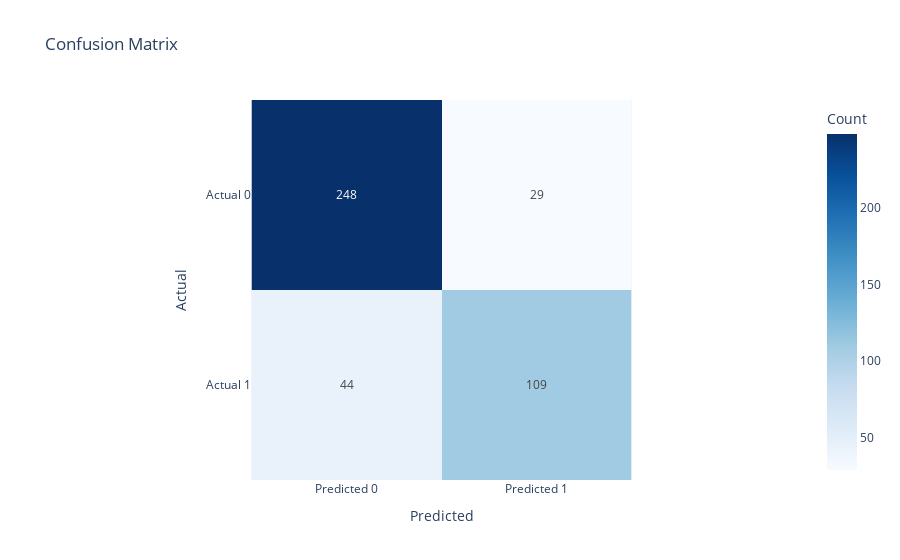

Here is the notebook cell this chart was saved with:
### Code cell
# ------------------------------
# Modeling & Model Evaluation
# ------------------------------

# Define features (X) and target (y)
# Dropping PatientID (identifier) and Diagnosis from X
X = dataset.drop(columns=['PatientID', 'Diagnosis'])
y = dataset['Diagnosis']

# Split the data into training and testing sets
X_train, X_test, y_train, y_test = train_test_split(
    X, y, test_size=0.2, random_state=42
)

# Standardize the features using StandardScaler
scaler = StandardScaler()
X_train_scaled = scaler.fit_transform(X_train)
X_test_scaled = scaler.transform(X_test)

# Build and train a Logistic Regression model
model = LogisticRegression(max_iter=1000)
model.fit(X_train_scaled, y_train)

# Predict on the test set
y_pred = model.predict(X_test_scaled)

# Evaluate the model with a classification report
print("Classification Report:\n", classification_report(y_test, y_pred))

# Create a confusion matrix and display it using Plotly
cm = confusion_matrix(y_test, y_pred)
fig_cm = px.imshow(cm, text_auto=True, color_continuous_scale="Blues",
                     labels=dict(x="Predicted", y="Actual", color="Count"),
                     x=["Predicted 0", "Predicted 1"],
                     y=["Actual 0", "Actual 1"],
                     title="Confusion Matrix")
fig_cm.show()

### Figure 1 — Plotly figure (JSON) as saved in the notebook; plotly's stock layout.template omitted (floating-point values rounded to 4 significant figures)
{"data": [{"coloraxis": "coloraxis", "hovertemplate": "Predicted: %{x}<br>Actual: %{y}<br>Count: %{z}<extra></extra>", "name": "0", "texttemplate": "%{z}", "type": "heatmap", "x": ["Predicted 0", "Predicted 1"], "xaxis": "x", "y": ["Actual 0", "Actual 1"], "yaxis": "y", "z": [[248, 29], [44, 109]]}], "layout": {"coloraxis": {"colorbar": {"title": {"text": "Count"}}, "colorscale": [[0, "rgb(247,251,255)"], [0.125, "rgb(222,235,247)"], [0.25, "rgb(198,219,239)"], [0.375, "rgb(158,202,225)"], [0.5, "rgb(107,174,214)"], [0.625, "rgb(66,146,198)"], [0.75, "rgb(33,113,181)"], [0.875, "rgb(8,81,156)"], [1, "rgb(8,48,107)"]]}, "title": {"text": "Confusion Matrix"}, "xaxis": {"anchor": "y", "constrain": "domain", "domain": [0, 1], "scaleanchor": "y", "title": {"text": "Predicted"}}, "yaxis": {"anchor": "x", "autorange": "reversed", "constrain": "domain", "domain": [0, 1], "title": {"text": "Actual"}}}}
